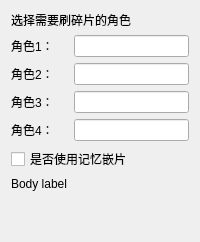
        <widget class="QWidget" name="page_4">
         <layout class="QGridLayout" name="gridLayout_11">
          <item row="4" column="0">
           <layout class="QHBoxLayout" name="horizontalLayout_5" stretch="1,2">
            <item>
             <widget class="BodyLabel" name="BodyLabel_8">
              <property name="text">
               <string>角色4：</string>
              </property>
             </widget>
            </item>
            <item>
             <widget class="LineEdit" name="LineEdit_c4"/>
            </item>
           </layout>
          </item>
          <item row="7" column="0">
           <widget class="BodyLabel" name="BodyLabel_person_tip">
            <property name="text">
             <string>Body label</string>
            </property>
            <property name="textFormat">
             <enum>Qt::MarkdownText</enum>
            </property>
            <property name="wordWrap">
             <bool>true</bool>
            </property>
           </widget>
          </item>
          <item row="3" column="0">
           <layout class="QHBoxLayout" name="horizontalLayout_4" stretch="1,2">
            <item>
             <widget class="BodyLabel" name="BodyLabel_5">
              <property name="text">
               <string>角色3：</string>
              </property>
             </widget>
            </item>
            <item>
             <widget class="LineEdit" name="LineEdit_c3"/>
            </item>
           </layout>
          </item>
          <item row="5" column="0">
           <widget class="CheckBox" name="CheckBox_is_use_chip">
            <property name="text">
             <string>是否使用记忆嵌片</string>
            </property>
           </widget>
          </item>
          <item row="1" column="0">
           <layout class="QHBoxLayout" name="horizontalLayout_2" stretch="1,2">
            <item>
             <widget class="BodyLabel" name="BodyLabel_3">
              <property name="text">
               <string>角色1：</string>
              </property>
             </widget>
            </item>
            <item>
             <widget class="LineEdit" name="LineEdit_c1"/>
            </item>
           </layout>
          </item>
          <item row="0" column="0">
           <widget class="StrongBodyLabel" name="StrongBodyLabel_3">
            <property name="text">
             <string>选择需要刷碎片的角色</string>
            </property>
           </widget>
          </item>
          <item row="2" column="0">
           <layout class="QHBoxLayout" name="horizontalLayout_3" stretch="1,2">
            <item>
             <widget class="BodyLabel" name="BodyLabel_4">
              <property name="text">
               <string>角色2：</string>
              </property>
             </widget>
            </item>
            <item>
             <widget class="LineEdit" name="LineEdit_c2"/>
            </item>
           </layout>
          </item>
          <item row="8" column="0">
           <spacer name="verticalSpacer_8">
            <property name="orientation">
             <enum>Qt::Vertical</enum>
            </property>
            <property name="sizeHint" stdset="0">
             <size>
              <width>20</width>
              <height>40</height>
             </size>
            </property>
           </spacer>
          </item>
         </layout>
        </widget>
